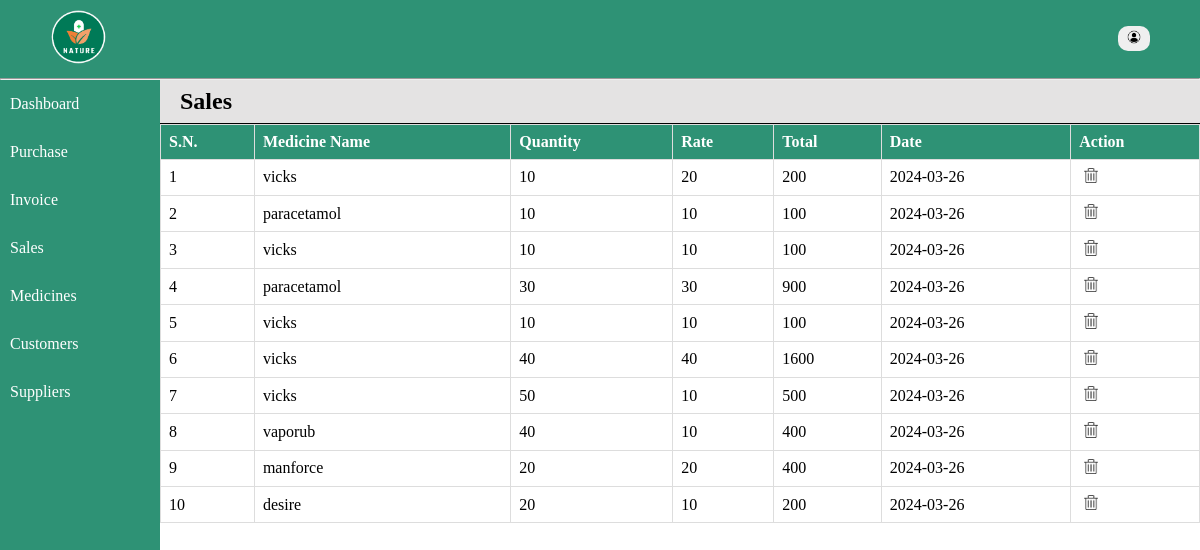
/home/sales.php, run on an earlier commit of the app's database.
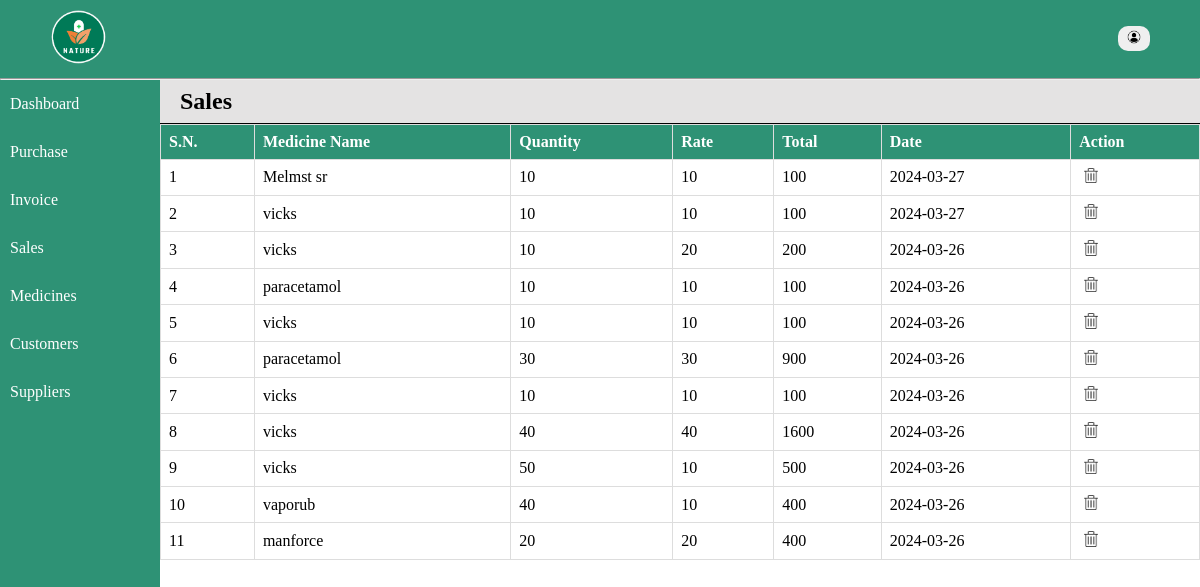
And on a later commit of the database.
### tables this page shows
CREATE TABLE `invoice` (
  `id` int(11) NOT NULL,
  `invoice_no` int(11) NOT NULL,
  `customer_name` varchar(128) NOT NULL,
  `medicine_name` varchar(128) NOT NULL,
  `quantity` int(11) NOT NULL,
  `rate` int(11) NOT NULL,
  `total` int(11) NOT NULL,
  `date` date NOT NULL
);

### includes/database.php (called while the page is built, shortened)
<?php
    function descSelect($conn, $arg, $order) {
        $sql = "select * from $arg order by $order DESC";
        $result = mysqli_query($conn, $sql);
        return $records = mysqli_fetch_all($result, MYSQLI_ASSOC);
    }
?>

### home/sales.php (the view, shortened to what this page needs)
<?php
include "../includes/database.php";
$records = descSelect($conn, 'invoice', 'date');
?>
<!DOCTYPE html>
<html lang="en">
<head>
    <link rel="stylesheet" href="../styles/style.css">
</head>
<body>
<div class="container">
<?php include '../includes/nav.php'; ?>
<div class="main">
    <?php include '../includes/menu.php'; ?>
    <div class="content-wrapper">
        <div class="records sales">
        <h2>Sales</h2>
        <table class="table">
            <tr>
                <th>S.N.</th>
                <th>Medicine Name</th>
                <th>Quantity</th>
                <th>Rate</th>
                <th>Total</th>
                <th>Date</th>
                <th>Action</th>
            </tr>
            <?php if(!empty($records)): ?>
                <?php foreach($records as $key => $record): ?>
                    <tr>
                        <td><?= $key+1; ?></td>
                        <td><?= $record['medicine_name']; ?></td>
                        <td><?= $record['quantity']; ?></td>
                <td><?= $record['rate']; ?></td>
                <td><?= $record['total']; ?></td>
                <td><?= $record['date']; ?></td>
                <td><a href="../includes/delete.php?id= <?= $record['id']; ?>"><img src="../images/delete-icon.png" alt="delete" style="width: 14px;" class="action-btn"></a></td>
                    </tr>
                <?php endforeach; ?>
                <?php endif; ?>
        </table>
        </div>
    </div>
</div>
</body>
</html>

### includes/nav.php (shortened to what this page needs)
<nav id="navbar">
          <a href="home.php"><img src="../images/logo.png" alt="logo" style="width: 60px;"></a>
          <div class="user-info">
              <button id="user-btn"><img src="../images/user.png" alt=""></button>
          </div>
      </nav>
      <hr style="color: #fff;">

### includes/menu.php
<div class="menu">
        <ul id="menu-list">
        <a href="home.php"><li>Dashboard</li></a>
        <a href="purchase.php"><li>Purchase</li></a>
        <a href="invoice.php"><li>Invoice</li></a>
        <a href="sales.php"><li>Sales</li></a>
        <a href="inventory.php"><li>Medicines</li></a>
        <a href="customers.php"><li>Customers</li></a>
        <a href="supplier.php"><li>Suppliers</li></a>
        </ul>
    </div>

### styles/style.css (style rules this page uses)
* { padding: 0; margin: 0; box-sizing: border-box; }
:root { --primary-color: rgba(0, 122, 87, 0.821); --secondary-color: rgba(106, 205, 177, 0.821); }
body { overflow: hidden; }
.container { color: #fff; }
nav { background-color: var(--primary-color); padding: 8px 48px; display: flex; justify-content: space-between; align-items: center; }
a { text-decoration: none; color: #fff; }
.user-info { font-size: 18px; }
.user-info button { margin: 2px 2px; width: 32px; border-radius: 10px; padding: 4px; background-color: none; font-size: 14px; cursor: pointer; border: none; transition: 0.6s; }
.user-info button img { width: 14px; }
#menu-list { float: left; list-style: none; background-color: var(--primary-color); height: 100vh; width: 10em; }
#menu-list li { padding: 15px 10px; }
.main { background: #fff; display: flex; }
.content-wrapper { width: 100%; color: #000; }
.records { width: 100%; color: #000; }
.records h2 { display: block; padding: 8px 20px; border-bottom: 1px solid black; background-color: rgb(228, 227, 227); }
.table { width: 100%; border-collapse: collapse; }
.table tr { width: 100%; }
.table th { padding: 12px 0; text-align: left; background-color: var(--primary-color); color: white; }
.table td, .table th { padding: 8px; border: 1px solid #ddd; }
.action-btn { margin: 0 5px; }
.bill-table td, th { border: 1px solid black; }

What changed in the data, as far as the page shows it:
removed invoice: medicine_name "desire", quantity "20", rate "10", total "200", date "2024-03-26"
added invoice: medicine_name "Melmst sr", quantity "10", rate "10", total "100", date "2024-03-27"
added invoice: medicine_name "vicks", quantity "10", rate "10", total "100", date "2024-03-27"
